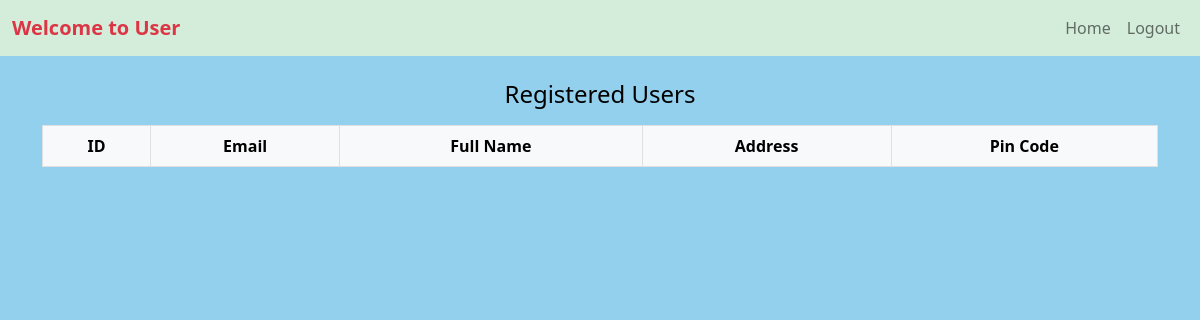
The app's page /admin/user (signed in), older data.
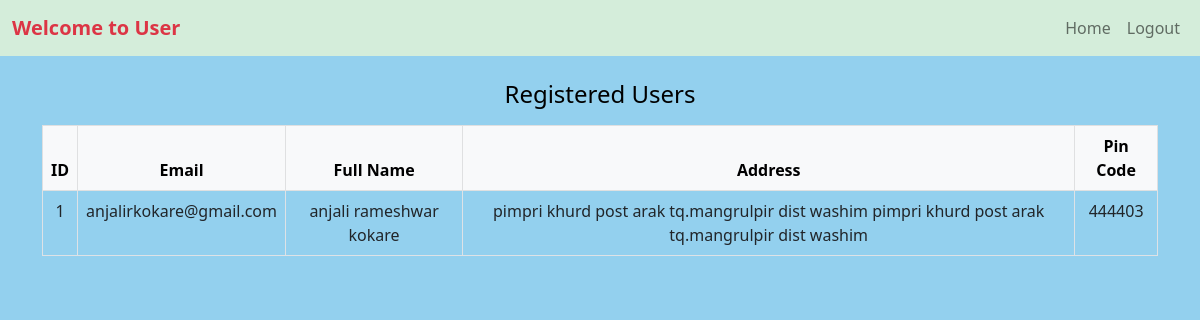
The same page, newer data.
### backend/models.py (models this page shows)
class User(db.Model):
    id = db.Column(db.Integer, primary_key=True)
    name = db.Column(db.String(100), nullable=False)
    email = db.Column(db.String(200), nullable=False, unique=True)
    password = db.Column(db.String(200), nullable=False)
    address = db.Column(db.String(200), nullable=True)
    pin_code = db.Column(db.String(20), nullable=True)
    reservations = db.relationship('Reservation', backref='user', lazy=True)

### backend/controller.py (the view)
@app.route('/admin/user', methods=['GET', 'POST'])
def user():
    if 'admin_id' not in session:
        flash("Only admin can access this page", "danger")
        return redirect('/admin_login')
    users = User.query.all()
    return render_template('user.html', users=users)

### templates/user.html (shortened to what this page needs)
<!doctype html>
<html lang="en">
<head>
  <link href="https://cdn.jsdelivr.net/npm/bootstrap@5.0.2/dist/css/bootstrap.min.css" rel="stylesheet">
   <link rel="stylesheet" href="{{ url_for('static', filename='css/style.css') }}">
</head>
<body>
   <nav class="navbar navbar-expand-lg navbar-light" style="background-color: #d4edda;">
    <div class="container-fluid">
      <span class="text-danger fw-bold" style="font-size: 20px;">Welcome to User</span>
      <div class="navbar-nav d-flex">
        <a class="nav-link" href="/admin/dashboard">Home</a>
        <a class="nav-link" href="/logout">Logout</a>
      </div>
    </div>
  </nav>
  <div class="container mt-4">
    <h4 class="text-center mb-3">Registered Users</h4>
    <table class="table table-bordered text-center">
      <thead class="table-light" style="font-weight: bold;">
        <tr>
          <th>ID</th>
          <th>Email</th>
          <th>Full Name</th>
          <th>Address</th>
          <th>Pin Code</th>
        </tr>
      </thead>
      <tbody>
        {% for user in users %}
        <tr>
          <td>{{ user.id }}</td>
          <td>{{ user.email }}</td>
          <td>{{ user.name }}</td>
          <td>{{ user.address or '-' }}</td>
          <td>{{ user.pin_code or '-' }}</td>
        </tr>
        {% endfor %}
      </tbody>
    </table>
  </div>
</body>
</html>

Row changes from the older to the newer data that the page shows:
added User: id "1", email "anjalirkokare@gmail.com", name "anjali rameshwar kokare", address "pimpri khurd post arak tq.mangrulpir dist washim pimpri khurd post arak tq.mangrulpir dist washim", pin_code "444403"
